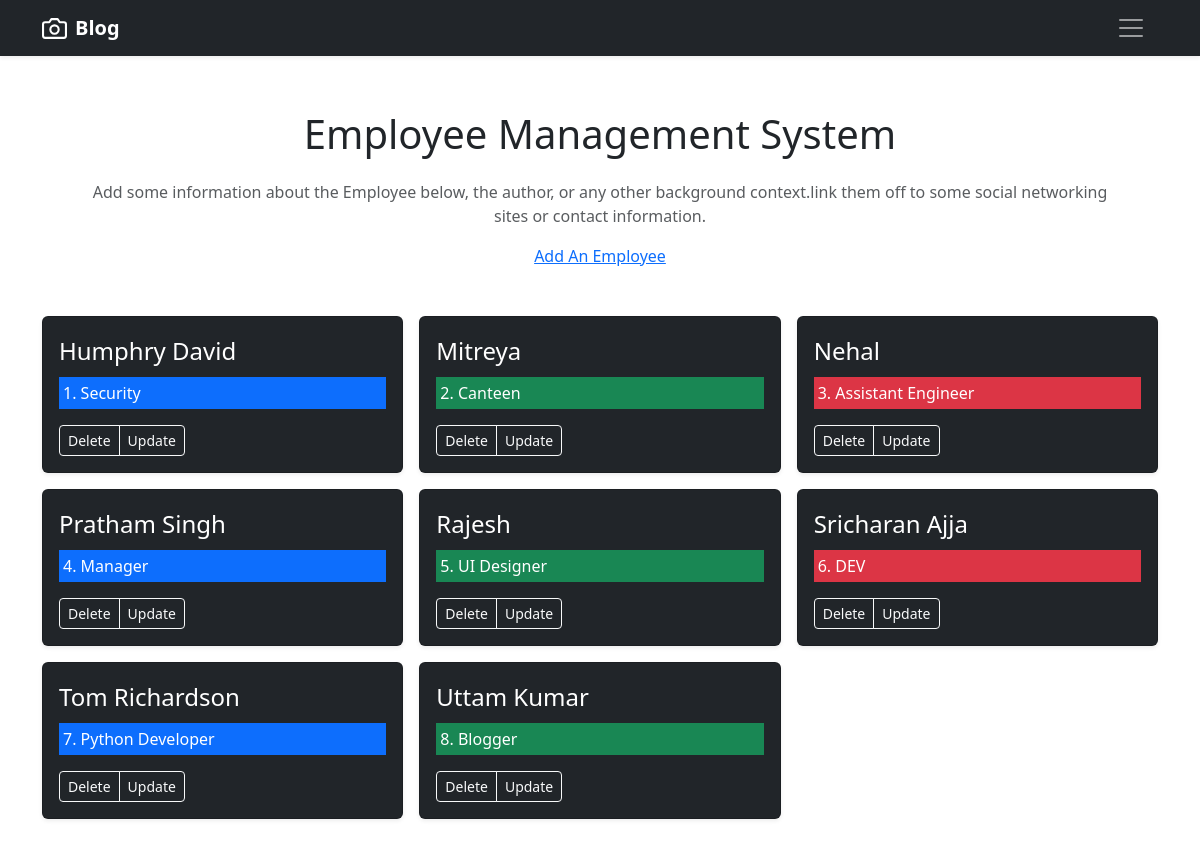
/employee/, run on the app's committed database.
### employee/models.py (models this page shows, shortened)
class Employee(models.Model):
    name=models.CharField(max_length=255)
    title=models.CharField(max_length=255)

### employee/views.py (the view)
# urls.py: path('employee/',views.index,name='employee'),
def index(request):
    myEmployees=Employee.objects.all().order_by('name')
    template=loader.get_template('employee/index.html')
    context={
        'myEmployees':myEmployees
    }
    return HttpResponse(template.render(context,request))

### employee/templates/employee/index.html
{% extends 'main.html' %}
{% block content %}
<main>
  <header>
      <div class="container mt-5 text-center">
            <p class="text-dark fs-1">Employee Management System</p>
            <p class="text-muted ms-5 me-5 mt-3">Add some information about the Employee below, the author, or any other background context.link them off to some social networking sites or contact information.</p>
            <a href="{%url 'create'%}"class="text-primary text-capitalize">add an Employee</a>
      </div>
      <div class="container mt-5 mb-5">
        <div class="row row-cols-1 row-cols-sm-2 row-cols-md-3 g-3">
          {%for x in myEmployees %}
          <div class="col">
            <div class="card shadow-sm bg-dark opacity-60 text-white">
            <div class="card-body">
              <p class="card-title fs-4"> {{ x.name}}</p>
              <p class="card-text text {% cycle 'bg-primary' 'bg-success' 'bg-danger' %} p-1"> {{ forloop.counter}}. {{x.title}}</p>
              <div class="d-flex justify-content-between align-items-center">
                <div class="btn-group">
                  <a href = "{%url 'delete' id=x.id%}" type="button" class="btn btn-sm btn-outline-light">Delete</a>
                  <a href="{%url 'update' id=x.id%}" type="button" class="btn btn-sm btn-outline-light">Update</a>
                </div>
              </div>
            </div>
            </div>
          </div>
          {% endfor %}
        </div>
      </div>
{% endblock%}

### templates/main.html
{% include 'head.html' %}
{% include 'nav.html' %}
{% block content %}
{% endblock %}
{% include 'footer.html' %}

### templates/head.html (shortened to what this page needs)
<!Doctype html>
<html lang="en">
  <head>
    <link href="https://cdn.jsdelivr.net/npm/bootstrap@5.3.0-alpha1/dist/css/bootstrap.min.css" rel="stylesheet">
  </head>

### templates/nav.html (shortened to what this page needs)
<div class="navbar navbar-dark bg-dark shadow-sm">
    <div class="container">
      <a href="#" class="navbar-brand d-flex align-items-center">
        <strong>Blog</strong>
      </a>
      <button class="navbar-toggler border-0" type="button" data-bs-toggle="collapse" data-bs-target="#navbarHeader" aria-controls="navbarHeader" aria-expanded="false" aria-label="Toggle navigation" >
        <span class="navbar-toggler-icon "></span>
      </button>
    </div>
  </div>

### templates/footer.html
</header>
</main>
</html>

### data on the page
Employee: name "Humphry David", title "Security"
Employee: name "Mitreya", title "Canteen"
Employee: name "Nehal", title "Assistant Engineer"
Employee: name "Pratham Singh", title "Manager"
Employee: name "Rajesh", title "UI Designer"
Employee: name "Sricharan Ajja", title "DEV"
Employee: name "Tom Richardson", title "Python Developer"
Employee: name "Uttam Kumar", title "Blogger"
